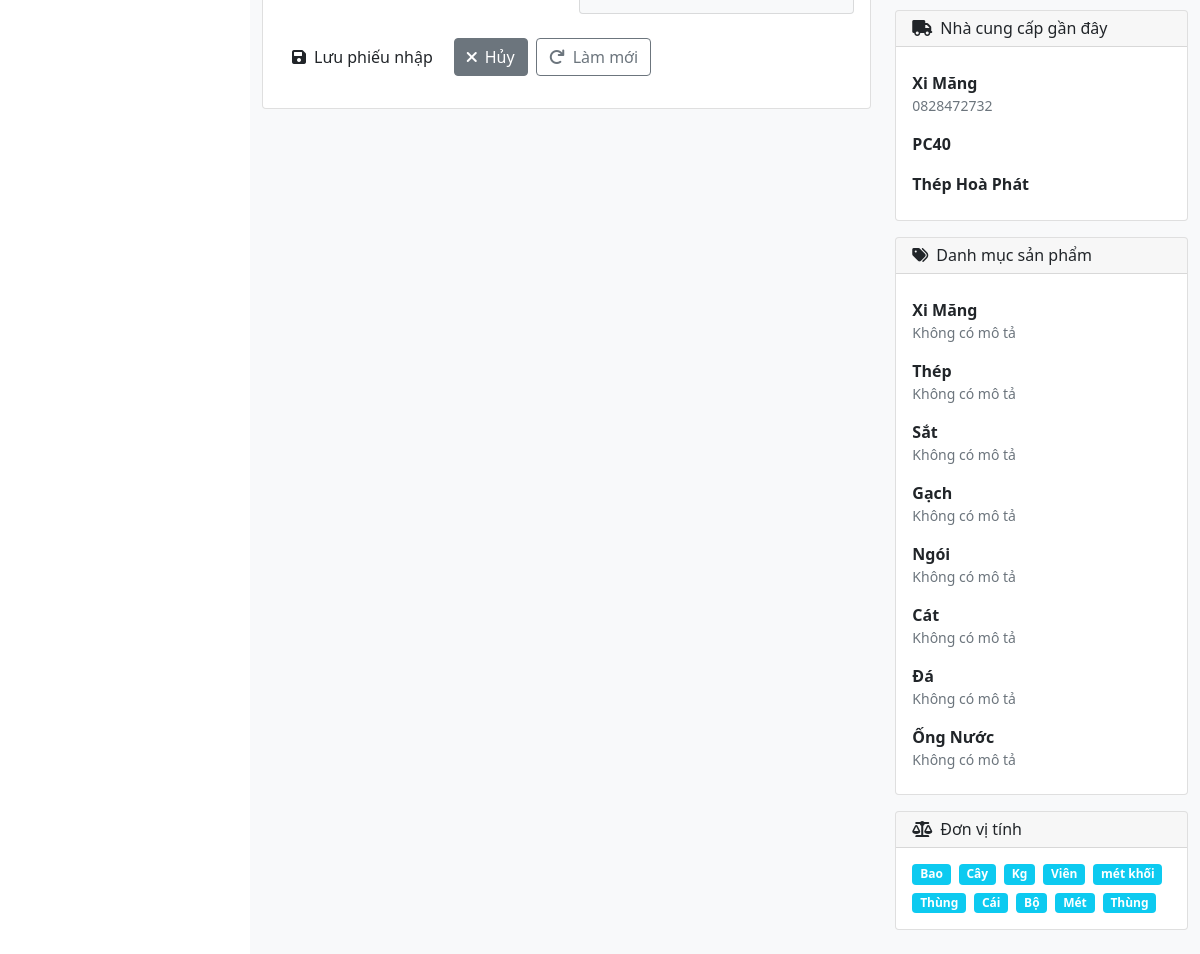
The app's page /kho/nhap-kho/them/ (signed in, lower part), older data.
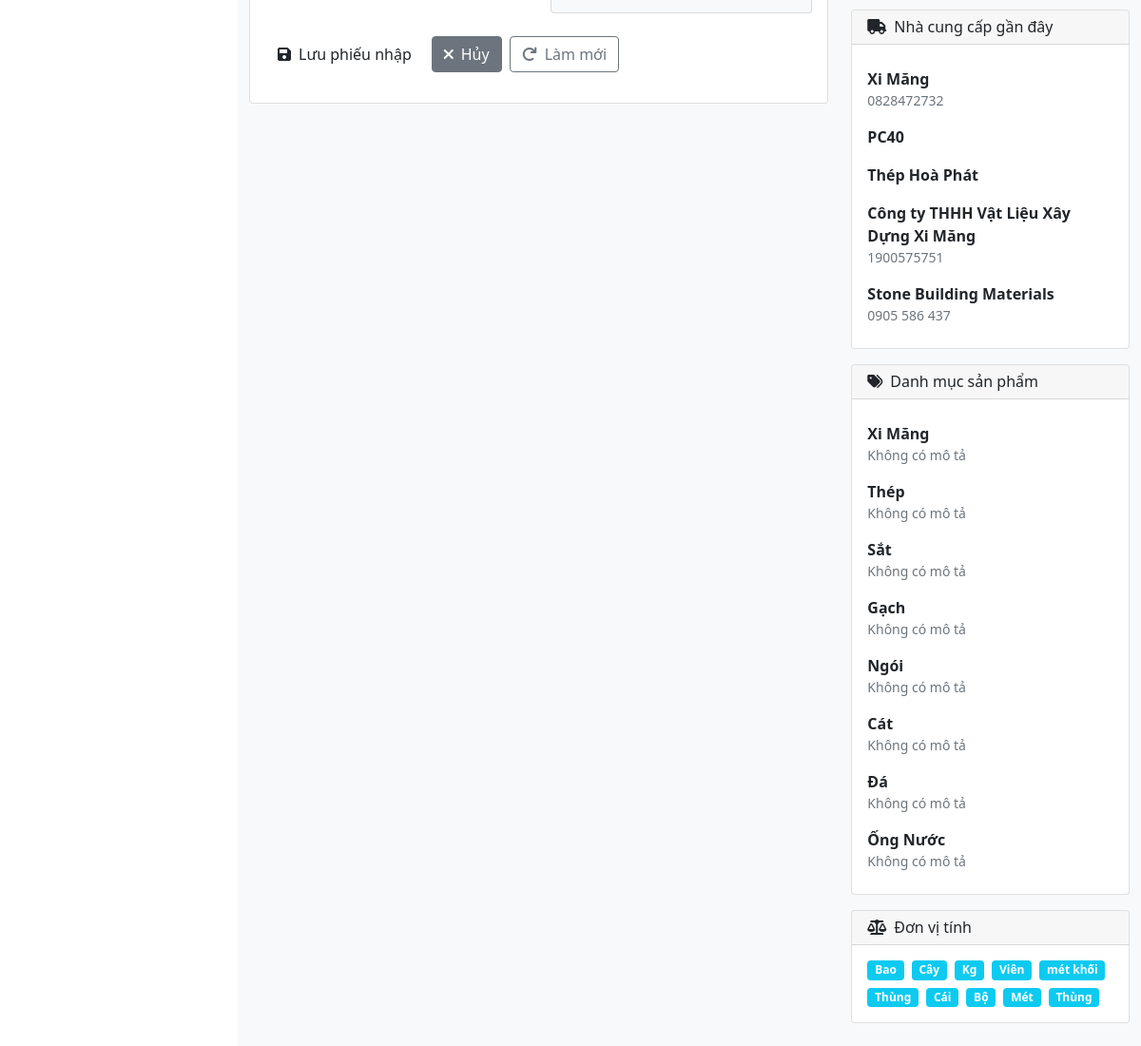
The same page, newer data.
### partners/models.py (models this page shows, shortened)
class NhaCungCap(models.Model):
    ma_nha_cung_cap = models.CharField(max_length=50, unique=True)
    ten_nha_cung_cap = models.CharField(max_length=200)
    dia_chi = models.TextField()
    dien_thoai = models.CharField(max_length=20)
    email = models.EmailField(blank=True, null=True)
    ghi_chu = models.TextField(blank=True, null=True)
    ngay_tao = models.DateTimeField(auto_now_add=True)
    class Meta:
        verbose_name = "Nhà cung cấp"
        verbose_name_plural = "Nhà cung cấp"

### products/models.py (models this page shows, shortened)
class DanhMucSanPham(models.Model):
    ten_danh_muc = models.CharField(max_length=100)
    mo_ta = models.TextField(blank=True, null=True)
    trang_thai = models.BooleanField(default=True)
    ngay_tao = models.DateTimeField(auto_now_add=True)
    class Meta:
        verbose_name = "Danh mục sản phẩm"
        verbose_name_plural = "Danh mục sản phẩm"

class DonViTinh(models.Model):
    ten_don_vi = models.CharField(max_length=50)
    mo_ta = models.TextField(blank=True, null=True)
    trang_thai = models.BooleanField(default=True)
    class Meta:
        verbose_name = "Đơn vị tính"
        verbose_name_plural = "Đơn vị tính"

### inventory/views.py (the view, shortened to what this page needs)
# urls.py: path('nhap-kho/them/', views.nhap_kho_create, name='nhap_kho_create'),
@login_required
def nhap_kho_create(request):
    kho_list = Kho.objects.filter(trang_thai='dang_hoat_dong')
    context = {
        'form': NhapKhoForm(user=request.user),
        'san_pham_list': SanPham.objects.filter(trang_thai=True),
        'nha_cung_cap_list': NhaCungCap.objects.all(),
        'danh_muc_list': DanhMucSanPham.objects.all(),
        'don_vi_tinh_list': DonViTinh.objects.all(),
        'kho_list': kho_list,
    }
    return render(request, 'inventory/nhapkho_form.html', context)

### templates/inventory/nhapkho_form.html (shortened to what this page needs)
{% extends 'base.html' %}
{% load static %}
{% block content %}
<div class="row">
    <div class="col-lg-8">
        <div class="card">
            <div class="card-body">
                <form method="post" id="nhapKhoForm">
                    <div class="row mb-4">
                        <div class="col-md-6 offset-md-6">
                            <div class="card bg-light">
                                <div class="card-body">
                                </div>
                            </div>
                        </div>
                    </div>
                    <div class="d-flex gap-2">
                        <button type="submit" class="btn btn-primary-custom">
                            <i class="fas fa-save me-2"></i>Lưu phiếu nhập
                        </button>
                        <a href="{% url 'inventory:nhapkho_list' %}" class="btn btn-secondary">
                            <i class="fas fa-times me-2"></i>Hủy
                        </a>
                        <button type="reset" class="btn btn-outline-secondary">
                            <i class="fas fa-redo me-2"></i>Làm mới
                        </button>
                    </div>
                </form>
            </div>
        </div>
    </div>
    <div class="col-lg-4">
        <div class="card mt-3">
            <div class="card-header">
                <h6 class="card-title mb-0"><i class="fas fa-truck me-2"></i>Nhà cung cấp gần đây</h6>
            </div>
            <div class="card-body">
                {% if nha_cung_cap_list %}
                    <div class="list-group list-group-flush">
                        {% for ncc in nha_cung_cap_list|slice:":5" %}
                        <div class="list-group-item px-0">
                            <div class="fw-bold">{{ ncc.ten_nha_cung_cap }}</div>
                            <small class="text-muted">{{ ncc.dien_thoai }}</small>
                        </div>
                        {% endfor %}
                    </div>
                {% else %}
                    <p class="text-muted text-center mb-0">Chưa có nhà cung cấp</p>
                {% endif %}
            </div>
        </div>
        <div class="card mt-3">
            <div class="card-header">
                <h6 class="card-title mb-0"><i class="fas fa-tags me-2"></i>Danh mục sản phẩm</h6>
            </div>
            <div class="card-body">
                {% if danh_muc_list %}
                    <div class="list-group list-group-flush">
                        {% for dm in danh_muc_list|slice:":8" %}
                        <div class="list-group-item px-0">
                            <div class="fw-bold">{{ dm.ten_danh_muc }}</div>
                            <small class="text-muted">{{ dm.mo_ta|default:"Không có mô tả" }}</small>
                        </div>
                        {% endfor %}
                    </div>
                {% else %}
                    <p class="text-muted text-center mb-0">Chưa có danh mục</p>
                {% endif %}
            </div>
        </div>
        <div class="card mt-3">
            <div class="card-header">
                <h6 class="card-title mb-0"><i class="fas fa-balance-scale me-2"></i>Đơn vị tính</h6>
            </div>
            <div class="card-body">
                {% if don_vi_tinh_list %}
                    <div class="d-flex flex-wrap gap-2">
                        {% for dvt in don_vi_tinh_list %}
                        <span class="badge bg-info">{{ dvt.ten_don_vi }}</span>
                        {% endfor %}
                    </div>
                {% else %}
                    <p class="text-muted text-center mb-0">Chưa có đơn vị tính</p>
                {% endif %}
            </div>
        </div>
    </div>
</div>
{% endblock %}

Row changes from the older to the newer data that the page shows:
added NhaCungCap: ten_nha_cung_cap "Công ty THHH Vật Liệu Xây Dựng Xi Măng", dien_thoai "1900575751"
added NhaCungCap: ten_nha_cung_cap "Stone Building Materials", dien_thoai "0905 586 437"
